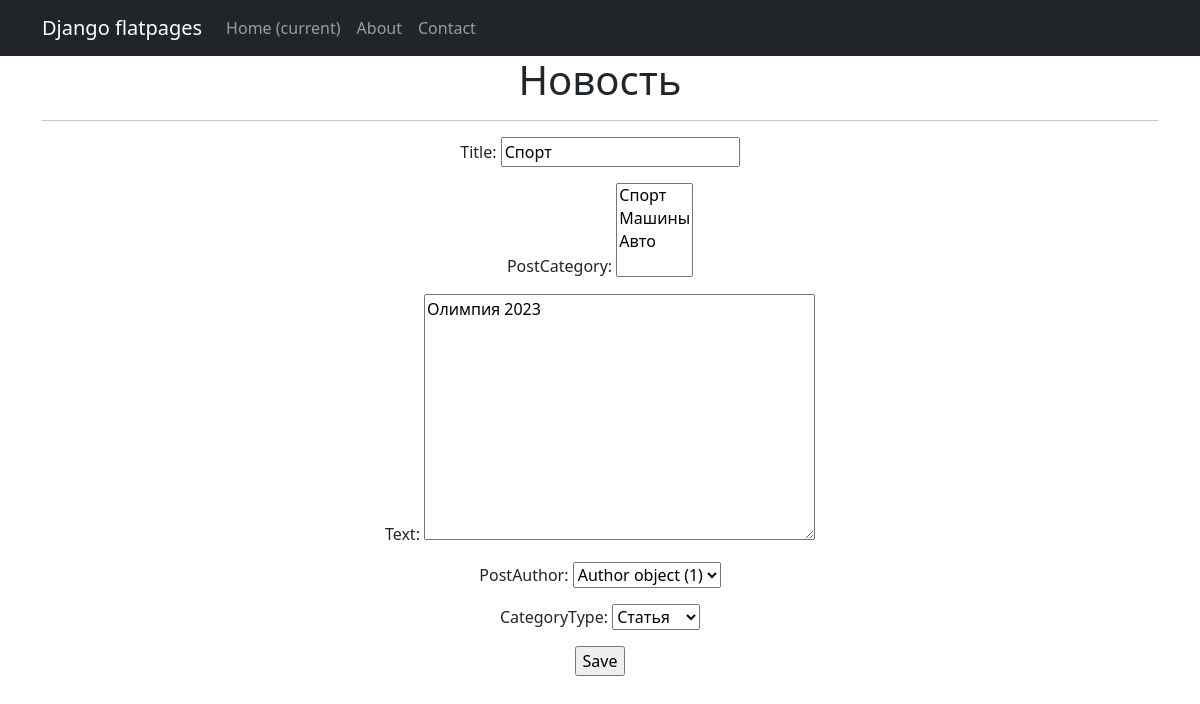
The app's page /news/1/update/ with its own data.
### news/models.py (models this page shows, shortened)
class Post (models.Model):
    postAuthor = models.ForeignKey('Author', on_delete=models.CASCADE)
    NEWS ='NW'
    ARTICLE = 'AR'
    CATEGORY_CHOICES = (
        (NEWS,'Новость'),
        (ARTICLE, 'Статья'),
    )
    categoryType =  models.CharField(max_length=2, choices=CATEGORY_CHOICES, default=ARTICLE)
    dataCreation = models.DateTimeField(auto_now_add=True)
    postCategory = models.ManyToManyField(Category, through='PostCategory')
    title = models.CharField(max_length=128)
    text = models.TextField(max_length=128)
    rating = models.SmallIntegerField(default=0)

### news/views.py (the view)
# urls.py: path('<int:pk>/update/', PostUpdate.as_view(), name='post_update'),
class PostUpdate(UpdateView):
    form_class = PostForm
    model = Post
    template_name = 'new_edit.html'

### news/forms.py (shortened to what this page needs)
class PostForm(forms.ModelForm):
   class Meta:
       model = Post
       fields = ['title', 'postCategory', 'text', 'postAuthor', 'categoryType']

### news/models.py (called while the page is built)
    def __str__(self):
        return self.name

### templates/new_edit.html (shortened to what this page needs)
{% extends 'flatpages/default.html' %}
{% block content %}
<h1>Новость</h1>
<hr>
<form action="" method="post">
    {{ form.as_p }}
    <input type="submit" value="Save" />
</form>
{% endblock content %}

### records on screen
Post: title "Спорт", text "Олимпия 2023", postAuthor "Author object (1)", categoryType "Статья"
